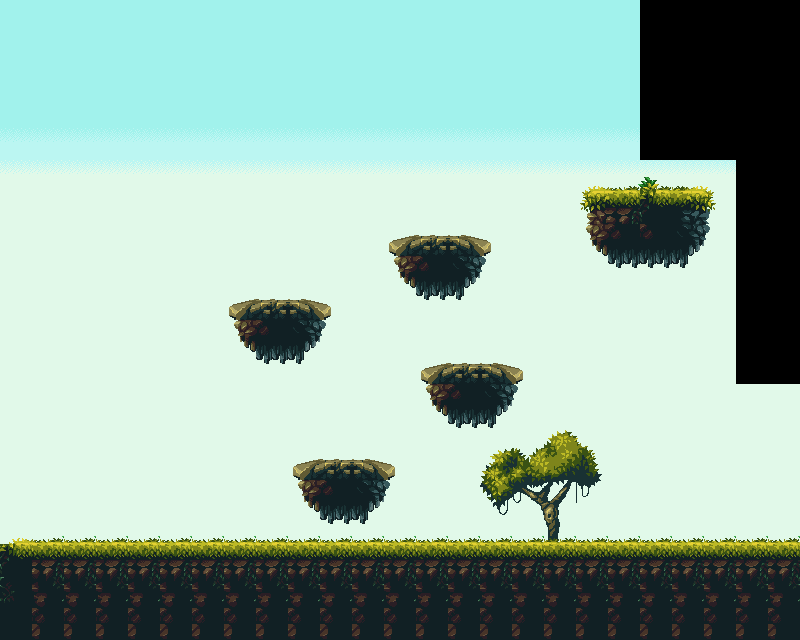

This game map was drawn from its Tiled (.tmx) file and the tilesets committed beside it. A one-line description and the full map source follow:
An orthogonal 25x20 tile map with 32x32 px tiles, 4 tile layers (background, grass, ground, impas), 2 tilesets.

<map version="1.0" orientation="orthogonal" renderorder="right-down" width="25" height="20" tilewidth="32" tileheight="32" nextobjectid="1">
 <tileset firstgid="1" name="tileset" tilewidth="32" tileheight="32" tilecount="290" columns="29">
  <image source="tileset.png" width="928" height="320" />
 </tileset>
 <tileset firstgid="291" name="sky" tilewidth="32" tileheight="32" tilecount="27" columns="3">
  <image source="sky.png" width="112" height="304" />
 </tileset>
 <layer name="background" width="25" height="20">
  <data encoding="csv">
291,292,293,296,296,296,296,296,296,296,296,296,293,293,293,293,293,293,293,293,0,0,0,0,0,
291,291,291,291,291,291,291,291,291,292,293,293,293,293,293,293,293,293,293,293,0,0,0,0,0,
294,294,294,294,294,294,294,294,294,295,296,296,296,296,296,296,296,296,296,296,0,0,0,0,0,
297,297,297,297,297,297,297,297,297,298,299,299,299,299,299,299,299,299,299,299,0,0,0,0,0,
300,300,300,300,300,300,300,300,300,301,302,302,302,302,302,302,302,302,302,302,0,0,0,0,0,
303,303,303,303,303,303,303,303,303,304,305,305,305,305,305,305,305,305,305,305,305,305,305,0,0,
306,306,306,306,306,306,306,306,306,307,308,308,308,308,308,308,308,308,308,308,308,308,308,0,0,
309,309,309,309,309,309,309,309,309,310,311,311,311,311,311,311,311,311,311,311,311,311,311,0,0,
312,309,310,310,310,312,309,309,310,313,314,314,314,314,314,314,314,314,314,314,314,314,314,0,0,
310,309,310,313,313,310,310,310,310,316,317,317,317,317,317,317,317,317,317,317,317,317,317,0,0,
310,309,309,310,310,310,309,310,310,310,310,310,311,314,315,315,316,317,314,314,314,314,317,0,0,
309,312,309,310,313,313,309,310,313,313,313,310,310,310,314,314,309,310,317,317,309,310,309,0,0,
309,309,309,309,310,312,309,309,310,309,312,313,313,313,310,309,310,309,310,309,309,310,309,309,310,
312,309,312,309,310,309,312,309,309,310,312,309,310,310,309,309,310,309,309,309,309,309,309,310,310,
313,312,313,312,309,310,313,312,309,310,312,309,310,309,309,309,309,310,309,310,309,309,309,310,313,
309,310,313,309,312,309,309,309,309,310,309,309,309,312,312,309,309,309,309,309,310,309,309,309,310,
309,309,310,312,313,312,309,309,310,310,312,312,312,312,309,310,309,312,312,309,309,310,309,309,310,
312,309,309,309,310,315,309,310,310,309,309,309,312,309,310,309,312,312,309,310,310,310,309,309,309,
313,312,312,312,309,309,309,309,309,309,312,312,312,309,309,312,312,313,309,309,309,309,309,312,309,
313,313,313,313,312,312,312,312,312,312,313,309,312,309,312,312,312,313,312,312,312,312,312,312,312
</data>
 </layer>
 <layer name="grass" width="25" height="20">
  <data encoding="csv">
0,0,0,0,0,0,0,0,0,0,0,0,0,0,0,0,0,0,0,0,0,0,0,0,0,
0,0,0,0,0,0,0,0,0,0,0,0,0,0,0,0,0,0,0,0,0,0,0,0,0,
0,0,0,0,0,0,0,0,0,0,0,0,0,0,0,0,0,0,0,0,0,0,0,0,0,
0,0,0,0,0,0,0,0,0,0,0,0,0,0,0,0,0,0,0,0,0,0,0,0,0,
0,0,0,0,0,0,0,0,0,0,0,0,0,0,0,0,0,0,0,0,0,0,0,0,0,
0,0,0,0,0,0,0,0,0,0,0,0,0,0,0,0,0,0,0,0,0,0,0,0,0,
0,0,0,0,0,0,0,0,0,0,0,0,0,0,0,0,0,0,0,0,0,0,0,0,0,
0,0,0,0,0,0,0,0,0,0,0,0,0,0,0,0,0,0,0,0,0,0,0,0,0,
0,0,0,0,0,0,0,0,0,0,0,0,0,0,0,0,0,0,0,0,0,0,0,0,0,
0,0,0,0,0,0,0,0,0,0,0,0,0,0,0,0,0,0,0,0,0,0,0,0,0,
0,0,0,0,0,0,0,0,0,0,0,0,0,0,0,0,0,0,0,0,0,0,0,0,0,
0,0,0,0,0,0,0,0,0,0,0,0,0,0,0,0,0,0,0,0,0,0,0,0,0,
0,0,0,0,0,0,0,0,0,0,0,0,0,0,0,0,0,0,0,0,0,0,0,0,0,
0,0,0,0,0,0,0,0,0,0,0,0,0,0,0,0,0,0,0,0,0,0,0,0,0,
0,0,0,0,0,0,0,0,0,0,0,0,0,0,0,0,0,0,0,0,0,0,0,0,0,
0,0,0,0,0,0,0,0,0,0,0,0,0,0,0,0,0,0,0,0,0,0,0,0,0,
147,148,148,148,148,148,148,148,148,148,148,148,148,148,148,148,148,148,148,148,148,148,148,148,148,
0,0,0,0,0,0,0,0,0,0,0,0,0,0,0,0,0,0,0,0,0,0,0,0,0,
0,0,0,0,0,0,0,0,0,0,0,0,0,0,0,0,0,0,0,0,0,0,0,0,0,
0,0,0,0,0,0,0,0,0,0,0,0,0,0,0,0,0,0,0,0,0,0,0,0,0
</data>
 </layer>
 <layer name="ground" width="25" height="20">
  <data encoding="csv">
0,0,0,0,0,0,0,0,0,0,0,0,0,0,0,0,0,0,0,0,0,0,0,0,0,
0,0,0,0,0,0,0,0,0,0,0,0,0,0,0,0,0,0,0,0,0,0,0,0,0,
0,0,0,0,0,0,0,0,0,0,0,0,0,0,0,0,0,0,0,0,0,0,0,0,0,
0,0,0,0,0,0,0,0,0,0,0,0,0,0,0,0,0,0,0,0,0,0,0,0,0,
0,0,0,0,0,0,0,0,0,0,0,0,0,0,0,0,0,0,0,0,0,0,0,0,0,
0,0,0,0,0,0,0,0,0,0,0,0,0,0,0,0,0,0,0,0,0,0,0,0,0,
0,0,0,0,0,0,0,0,0,0,0,0,0,0,0,0,0,0,0,0,0,0,0,0,0,
0,0,0,0,0,0,0,0,0,0,0,0,0,0,0,0,0,0,0,0,0,0,0,0,0,
0,0,0,0,0,0,0,0,0,0,0,0,0,0,0,0,0,0,0,0,0,0,0,0,0,
0,0,0,0,0,0,0,0,0,0,0,0,0,0,0,0,0,0,0,0,0,0,0,0,0,
0,0,0,0,0,0,0,0,0,0,0,0,0,0,0,0,0,0,0,0,0,0,0,0,0,
0,0,0,0,0,0,0,0,0,0,0,0,0,0,0,0,0,0,0,0,0,0,0,0,0,
0,0,0,0,0,0,0,0,0,0,0,0,0,0,0,0,0,0,0,0,0,0,0,0,0,
0,0,0,0,0,0,0,0,0,0,0,0,0,0,0,0,0,0,0,0,0,0,0,0,0,
0,0,0,0,0,0,0,0,0,0,0,0,0,0,0,0,0,0,0,0,0,0,0,0,0,
0,0,0,0,0,0,0,0,0,0,0,0,0,0,120,120,0,0,0,0,0,0,0,0,0,
0,0,0,0,0,0,0,0,0,0,0,0,0,0,0,0,0,0,0,0,0,0,0,0,0,
178,177,177,177,177,177,177,177,177,177,177,177,177,177,177,177,177,177,177,177,177,177,177,177,177,
207,206,206,206,206,206,206,206,206,206,206,206,206,206,206,206,206,206,206,206,206,206,206,206,206,
236,235,235,235,235,235,235,235,235,235,235,235,235,235,235,235,235,235,235,235,235,235,235,235,235
</data>
 </layer>
 <layer name="impas" width="25" height="20">
  <data encoding="csv">
0,0,0,0,0,0,0,0,0,0,0,0,0,0,0,0,0,0,0,0,0,0,0,0,0,
0,0,0,0,0,0,0,0,0,0,0,0,0,0,0,0,0,0,0,0,0,0,0,0,0,
0,0,0,0,0,0,0,0,0,0,0,0,0,0,0,0,0,0,0,0,0,0,0,0,0,
0,0,0,0,0,0,0,0,0,0,0,0,0,0,0,0,0,0,0,0,0,0,0,0,0,
0,0,0,0,0,0,0,0,0,0,0,0,0,0,0,0,0,0,0,0,0,0,0,0,0,
0,0,0,0,0,0,0,0,0,0,0,0,0,0,0,0,0,0,147,148,149,162,163,0,0,
0,0,0,0,0,0,0,0,0,0,0,0,0,0,0,0,0,0,176,177,178,191,192,0,0,
0,0,0,0,0,0,0,0,0,0,0,0,40,41,44,45,0,0,98,99,99,102,103,0,0,
0,0,0,0,0,0,0,0,0,0,0,0,98,99,102,103,0,0,127,128,128,131,132,0,0,
0,0,0,0,0,0,0,40,41,44,45,0,127,128,131,132,0,0,0,0,0,0,0,0,0,
0,0,0,0,0,0,0,98,99,102,103,0,0,0,0,0,0,0,0,0,0,0,0,0,0,
0,0,0,0,0,0,0,127,128,131,132,0,0,40,41,44,45,0,0,0,0,0,0,0,0,
0,0,0,0,0,0,0,0,0,0,0,0,0,98,99,102,103,0,0,0,0,0,0,0,0,
0,0,0,0,0,0,0,0,0,0,0,0,0,127,128,131,132,38,39,0,0,0,0,0,0,
0,0,0,0,0,0,0,0,0,40,41,44,45,0,0,65,66,67,68,0,0,0,0,0,0,
0,0,0,0,0,0,0,0,0,98,99,102,103,0,0,94,95,96,97,0,0,0,0,0,0,
0,0,0,0,0,0,0,0,35,127,128,131,132,0,0,123,124,125,126,0,0,0,0,0,0,
0,0,0,0,0,0,0,0,35,0,0,0,0,0,0,0,0,0,0,0,0,0,0,0,0,
0,0,0,0,0,0,0,0,35,0,0,0,0,0,0,0,0,0,0,0,0,0,0,0,0,
0,0,0,0,0,0,0,0,35,0,0,0,0,0,0,0,0,0,0,0,0,0,0,0,0
</data>
 </layer>
</map>
